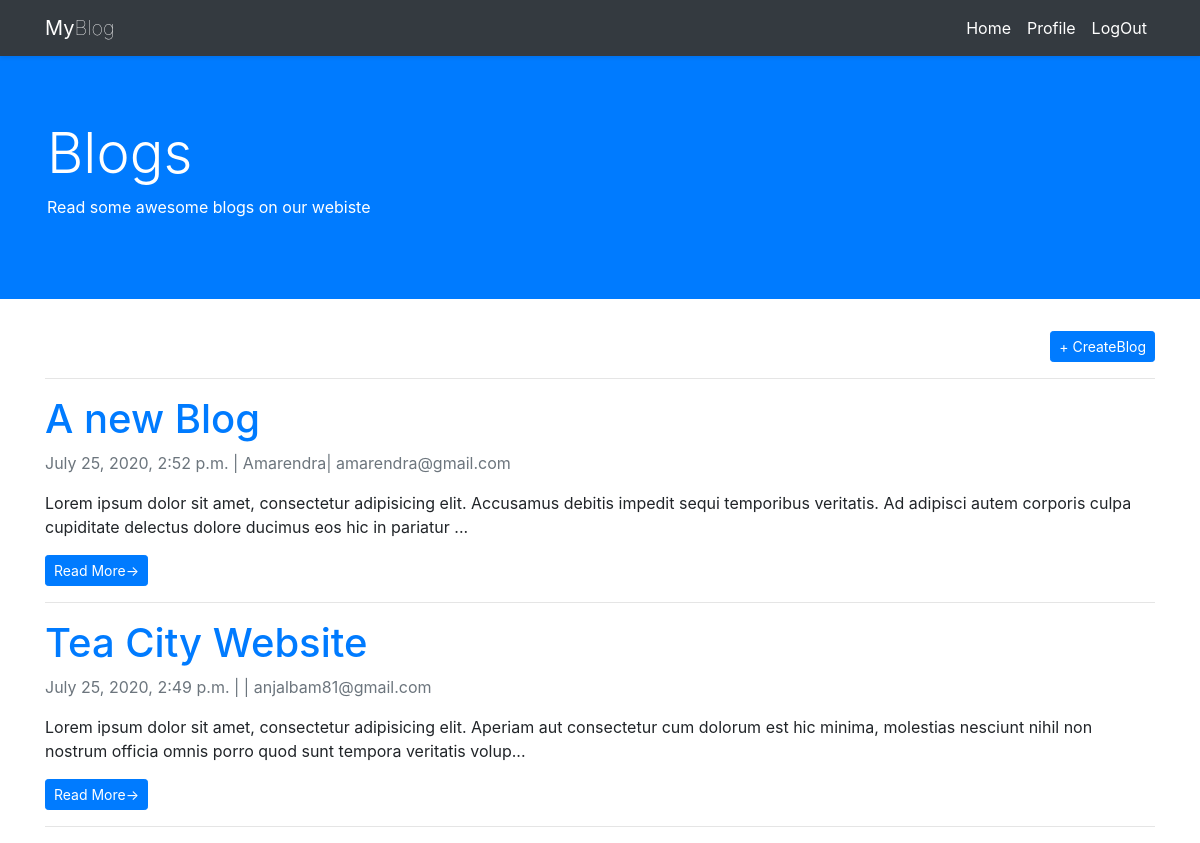
/ (signed in), run on the app's committed database.
### blog/models.py (models this page shows)
class BlogPost(models.Model):
    published_at = models.DateTimeField(auto_now_add=True)
    modified_at = models.DateTimeField(auto_now=True)
    title = models.CharField(max_length=200)
    slug = models.SlugField()
    description = models.TextField()
    author = models.ForeignKey(USER, on_delete=models.CASCADE)

### user/models.py (models this page shows)
class CustomUser(AbstractUser):
    email = models.EmailField(unique=True)
    groups = models.ManyToManyField(
            Group,
            verbose_name=_('groups'),
            blank=True,
            help_text=_(
                    'The groups this user belongs to. A user will get all permissions '
                    'granted to each of their groups.'
            ),
            related_name="custom_user_set",
            related_query_name="custom_user",
    )
    user_permissions = models.ManyToManyField(
            Permission,
            verbose_name=_('user permissions'),
            blank=True,
            help_text=_('Specific permissions for this user.'),
            related_name="custom_user_set",
            related_query_name="custom_user",
    )
    USERNAME_FIELD = 'email'
    REQUIRED_FIELDS = ['username']

### blog/views.py (the view)
# urls.py: path('', HomeView.as_view(), name='home'),
@method_decorator(login_required, name='dispatch')
class HomeView(ListView):
    model = BlogPost
    ordering = '-published_at'
    template_name = 'blog/index.html'

### blog/templates/blog/index.html
{% extends 'base.html' %}
{% block content %}
  <div class="jumbotron bg-primary text-white rounded-0">
    <div class="container">
      <h1 class="font-weight-light display-4">Blogs</h1>
      <p>Read some awesome blogs on our webiste</p>
    </div>
  </div>
  <div class="container">
    <div class="d-flex flex-row-reverse">
      <a href="{% url 'create' %}" class="btn btn-primary btn-sm">&plus;
        CreateBlog</a>
    </div>
    <hr>
    {% for blog in object_list %}
      <h1 class="font-weight-regular">
        <a href="{% url 'detail' blog.slug %}">{{ blog.title }} </a>
      </h1>
      <p class="text-muted">{{ blog.published_at }} |
        <a class="text-muted" href=
            "{% url 'accounts:profile' blog.author_id %}">
          {{ blog.author.first_name }}| {{ blog.author.email }}
        </a>
      </p>
      <p>{{ blog.description|slice:':200' }}...</p>
      <a class="btn btn-primary btn-sm" href=
          "{% url 'detail' blog.slug %}">Read More&rarr;
      </a>
      <hr>
    {% endfor %}
  </div>
{% endblock content %}

### templates/base.html (shortened to what this page needs)
<!doctype html>
<html lang="en">
<head>
  <link rel="stylesheet"
        href="https://stackpath.bootstrapcdn.com/bootstrap/4.5.0/css/bootstrap.min.css"
>
  {% load static %}
  <link rel="stylesheet" href="{% static 'css/main.css' %}">
</head>
<body>
{% include 'utils/navbar.html' %}
{% block content %}
{% endblock content %}
</body>
</html>

### templates/utils/navbar.html (shortened to what this page needs)
<nav class="navbar navbar-expand-lg navbar-dark bg-dark shadow-sm fixed-top">
  <div class="container">
    <a class="navbar-brand" href="{% url 'home' %}">My<span class="font-weight-lighter">Blog</span></a>
    {% if request.user.is_authenticated %}
      <div class="collapse navbar-collapse ml-auto" id="navbarNavAltMarkup">
        <div class="navbar-nav ml-auto">
          <a class="nav-item nav-link active" href="{% url 'home' %}">Home</a>
          <a class="nav-item nav-link active"
             href="{% url 'accounts:profile' request.user.id %}">Profile</a>
          <a class="nav-item nav-link active"
             href="{% url 'accounts:logout' %}">LogOut</a>
        </div>
      </div>
    {% endif %}
  </div>
</nav>

### static/css/main.css (style rules this page uses)
body { padding-top: 56px; }

### data on the page
BlogPost: title "A new Blog", published_at "July 25, 2020, 2:52 p.m.", author.first_name "Amarendra", author.email "amarendra@gmail.com", description "Lorem ipsum dolor sit amet, consectetur adipisicing elit. Accusamus debitis impedit sequi temporibus veritatis. Ad adipisci autem corporis culpa cupiditate delectus dolore ducimus eos hic in pariatur"
BlogPost: title "Tea City Website", published_at "July 25, 2020, 2:49 p.m.", author.email "anjalbam81@gmail.com", description "Lorem ipsum dolor sit amet, consectetur adipisicing elit. Aperiam aut consectetur cum dolorum est hic minima, molestias nesciunt nihil non nostrum officia omnis porro quod sunt tempora veritatis volup"
